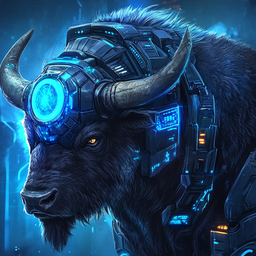
#> input picture nsaji/data/image1.png, 256 x 256 px, shrunk from 1024 x 1024 before the run
$ python image_edit.py
#> lines starting #> are read from the running program, lines starting #| are printed output that depends on the picture
from PIL import Image
import numpy as np
import tqdm
from sklearn.cluster import KMeans
import matplotlib.pyplot as plt
from sklearn.neighbors import NearestNeighbors


img1 = Image.open('data/image1.png')
#> img1 is the input picture: PIL image 256x256 RGB; mean R, G, B 29, 68.3, 103.1
img2 = Image.open('data/image2.png')
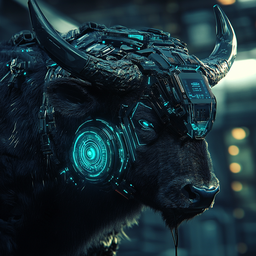
#> input picture nsaji/data/image2.png, 256 x 256 px, shrunk from 1024 x 1024 before the run
#> img2 is the input picture: PIL image 256x256 RGB; mean R, G, B 27.2, 47.4, 54.4

imgNP1 = np.array(img1)
imgNP2 = np.array(img2)


pixels1 = imgNP1.reshape(-1, 3)
pixels2 = imgNP2.reshape(-1, 3)

# implementing elbow method
sse = []
k_values = range(1, 20)

for k in tqdm.tqdm(k_values):
    kmeans = KMeans(n_clusters=k)
    kmeans.fit(pixels1)
    sse.append(kmeans.inertia_)
#> after the loop, sse = [501219688.3, 164096094.4, 94940742, 68148240.3, 55141632, 43359623.6, 37575945.9, 33528534.5, 28765283.8, 26308877.1, 24132459.4, 22545945.1, 20715611, 19739245.2, 18577712.1, 17367350.3, 16425251.7, 15627927.1, 15038519.5]

# [11 lines of commented-out code are left out]
optimal_k = 9
kmeans = KMeans(n_clusters=optimal_k)
kmeans.fit(pixels1)

compIMG1 = kmeans.cluster_centers_[kmeans.labels_]
compIMG1 = compIMG1.reshape(imgNP1.shape).astype(np.uint8)

# Save the compressed image
resultCompIMG1 = Image.fromarray(compIMG1)
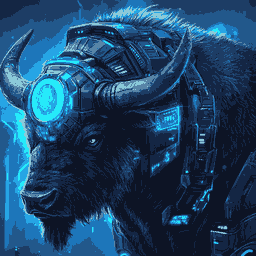
#> resultCompIMG1: PIL image 256x256 RGB; mean R, G, B 28.5, 67.7, 102.7
resultCompIMG1.save('image1_done.png')


# Using KNN with K-means optimal 'k' and the same centroids
knn = NearestNeighbors(n_neighbors=1)
knn.fit(kmeans.cluster_centers_)

distances, indices = knn.kneighbors(pixels2)
resultCompIMG2 = kmeans.cluster_centers_[indices].reshape(imgNP2.shape).astype(np.uint8)
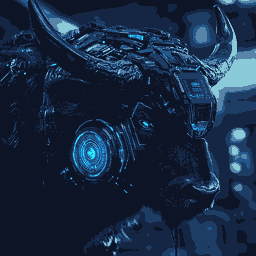
#> resultCompIMG2: shape (256, 256, 3); mean R, G, B 23.7, 42.4, 67.7
resultCompIMG2 = Image.fromarray(resultCompIMG2)
resultCompIMG2.save('image2_done.png')
